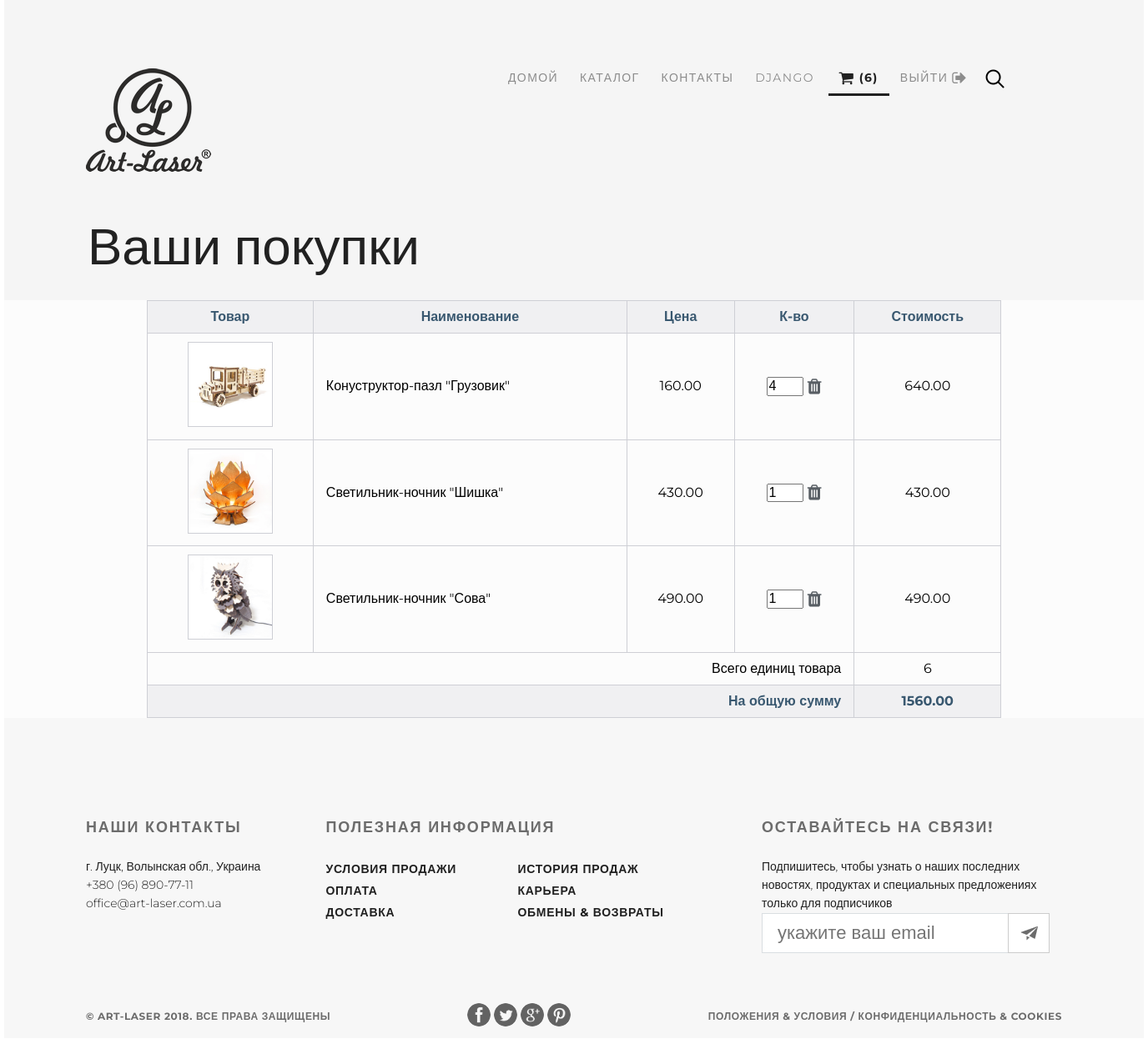
Page /basket/ (signed in) on the earlier database version.
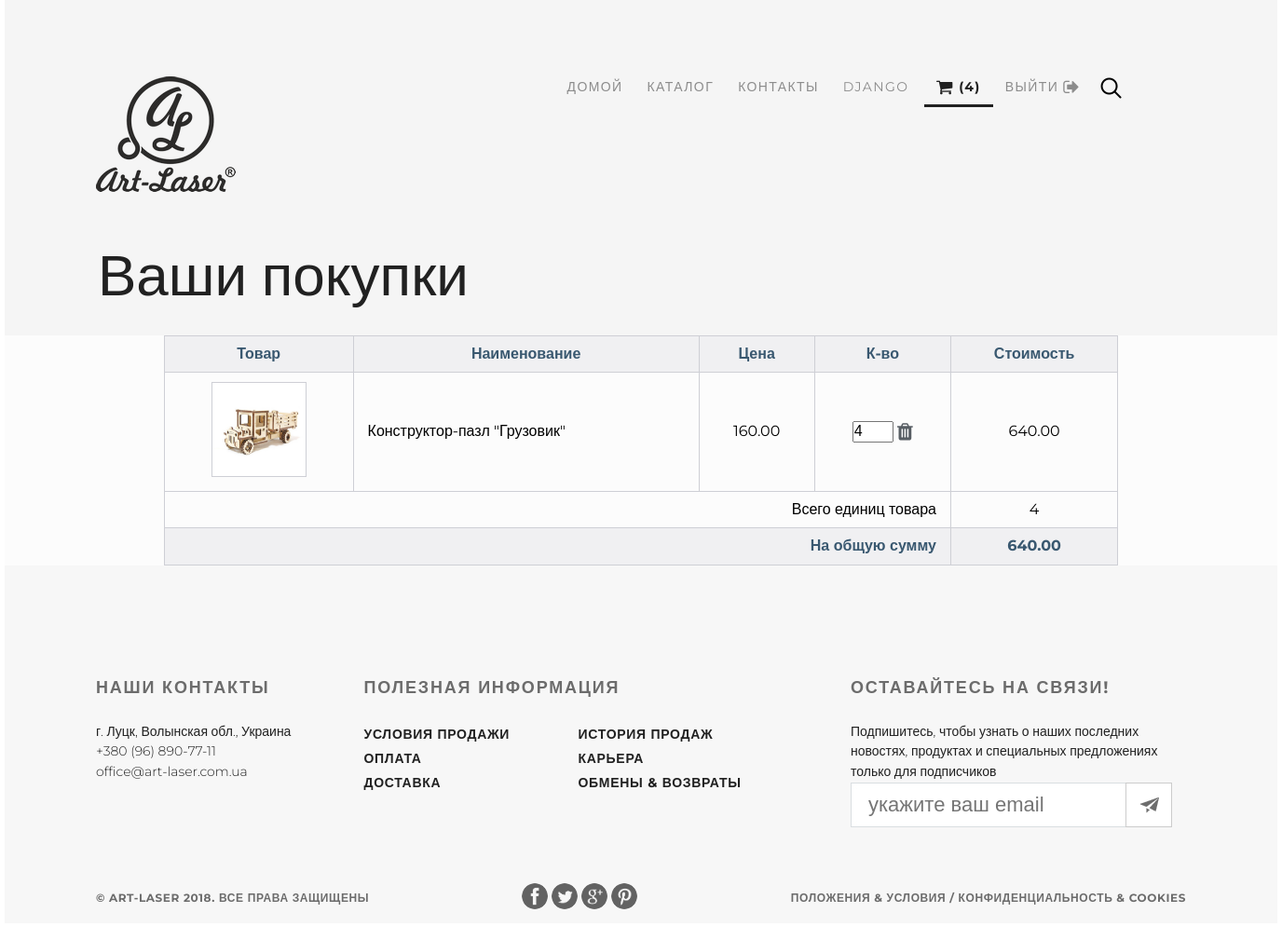
Same page on the later database version.
### basketapp/models.py (models this page shows)
class Basket(models.Model):
    user = models.ForeignKey(settings.AUTH_USER_MODEL, related_name='basket', on_delete=models.CASCADE)
    product = models.ForeignKey(Product, on_delete=models.CASCADE)
    quantity = models.PositiveIntegerField(verbose_name='количество', default=0)
    add_datetime = models.DateTimeField(verbose_name='время добавления', auto_now_add=True)
    total_price = models.DecimalField(verbose_name='стоимость', max_digits=8, decimal_places=2, default=0)
    @staticmethod
    def get_basket(request):
        count_product = 0
        total = 0
        if request.user.is_authenticated:
            basket = request.user.basket.all()
            for item in basket:
                count_product += int(item.quantity)
                total += item.total_price
        else:
            basket = []
        return basket, count_product, total

### mainapp/models.py (models this page shows, shortened)
class Product(models.Model):
    category = models.ForeignKey(ProductCategory, on_delete=models.CASCADE)
    name = models.CharField(verbose_name='Название товара', max_length=128)
    vendor_id = models.CharField(verbose_name='Артикул', max_length=10, unique=True, blank=True)
    image = models.ImageField(upload_to='products_image', blank=True)
    short_descript = models.CharField(verbose_name='Краткое описание', max_length=64, blank=True)
    description = models.TextField(verbose_name='Описание товара', blank=True)
    price = models.DecimalField(verbose_name='Цена товара', max_digits=8, decimal_places=2, default=0)
    quantity = models.PositiveIntegerField(verbose_name='Кол-во на складе', default=0)

### basketapp/views.py (the view)
@login_required
def main_basket(requset):
    title = 'Корзина'
    basket, count_product, total = Basket.get_basket(requset)
    context = {
        'title': title,
        'basket': basket,
        'count_product': count_product,
        'total': total,
    }
    return render(requset, 'basketapp/basket.html', context)

### basketapp/templates/basketapp/basket.html (shortened to what this page needs)
{% extends 'mainapp/base.html' %}
{% load staticfiles %}
{% block container %}
    <div class="container clearfix">
        <div class="hero-back">
            {% include 'mainapp/includes/inc__main_menu.html' %}
            <div class="h2">Ваши покупки</div>
        </div>
        <div class="content">
            {% if basket %}
                <table>
                    <thead>
                        <tr>
                            <th scope="col">Товар</th>
                            <th scope="col">Наименование</th>
                            <th scope="col">Цена</th>
                            <th scope="col">К-во</th>
                            <th scope="col">Стоимость</th>
                        </tr>
                    </thead>
                    <tbody>
                    {% for item in basket %}
                        <tr>
                            <th scope="row"><img class="img_min" src="/media/{{ item.product.image }}" alt=""></th>
                            <td>{{ item.product.name }}</td>
                            <td class="td-price">{{ item.product.price }}</td>
                            <td class="td-qty">
                                <input type="number" name="{{ item.pk }}" min="0" value="{{ item.quantity }}">
                                <a href="{% url 'basket:product_del' item.pk %}">
                                    <i class="fa fa-trash fa-lg" aria-hidden="true"></i>
                                </a>
                            </td>
                            <td class="td-total">{{ item.total_price }}</td>
                        </tr>
                    {% endfor %}
                    </tbody>
                    <tfoot>
                        <tr>
                            <td colspan="4">Всего единиц товара</td>
                            <td class="td-qty">{{ count_product }}</td>
                        </tr>
                        <tr>
                            <td colspan="4">На общую сумму</td>
                            <td class="td-total">{{ total }}</td>
                        </tr>
                    </tfoot>
                </table>
            {% else %}
                <div style="align: center; margin: 100px auto;">
                    <h2>Корзина пуста</h2>
                </div>
            {% endif %}
        </div>
    </div>
{% endblock%}

### mainapp/templates/mainapp/includes/inc__main_menu.html
{% load staticfiles %}
<header>
    <a class="logo" href="{% url 'main' %}"><img src="{% static '/img/my_store_logo.png' %}" alt="logo"></a>
    <a class="search" href="#"><img src="{% static '/img/search.png' %}" alt=""></a>
    <input class="search_input" type="search" placeholder="Поиск">
    <ul class="menu">
        <li>
            <a href="{% url 'main' %}"
               class="{% if request.resolver_match.url_name == 'main' %} click {% endif %}">
                ДОМОЙ
            </a>
        </li>
        <li>
            <a href="{% url 'products:index' %}"
               class="{% if request.resolver_match.namespaces.0 == 'products' %} click {% endif %}">
                КАТАЛОГ
            </a>
        </li>
        <li>
            <a href="{% url 'contact' %}"
               class="{% if request.resolver_match.url_name == 'contact' %} click {% endif %}">
                КОНТАКТЫ
            </a>
        </li>
        <li>
            {% if user.is_authenticated %}
                <a href="{% url 'auth:edit' %}">{{user.username}}</a>
                <a href="{% url 'basket:main_basket' %}"
                    class="{% if request.resolver_match.namespaces.0 == 'basket' %} click {% endif %}">
                        {% if basket %}
                            <i class="fa fa-shopping-cart fa-lg" aria-hidden="true"></i>
                            ({{ count_product }})
                        {% else %}
                            <i class="fa fa-shopping-cart fa-lg" aria-hidden="true">()</i>
                        {% endif %}
                </a>
            {% endif %}
        </li>
        <li>
            {% if user.is_authenticated %}
            <a href="{% url 'auth:logout' %}">ВЫЙТИ <i class="fa fa-sign-out fa-lg" aria-hidden="true"></i></a>
            {% else %}
            <a href="{% url 'auth:login' %}"
               class="{% if request.resolver_match.url_name == 'login' %} click {% endif %}">
                ВОЙТИ
                <i class="fa fa-sign-in fa-lg" aria-hidden="true"></i>
            </a>
            {% endif %}
        </li>
    </ul>
</header>

Differences in the rows shown:
removed Basket: shows a picture, product.name "Светильник-ночник \"Шишка\"", product.price "430.00", quantity "1", total_price "430.00"
removed Basket: product.image (picture), product.name "Светильник-ночник \"Сова\"", product.price "490.00", quantity "1", total_price "490.00"
changed through a linked row, Basket: product.name "Конуструктор-пазл \"Грузовик\"" → "Конструктор-пазл \"Грузовик\""
Other differences:
{{ count_product }}: "6" → "4"
{{ total }}: "1560.00" → "640.00"
